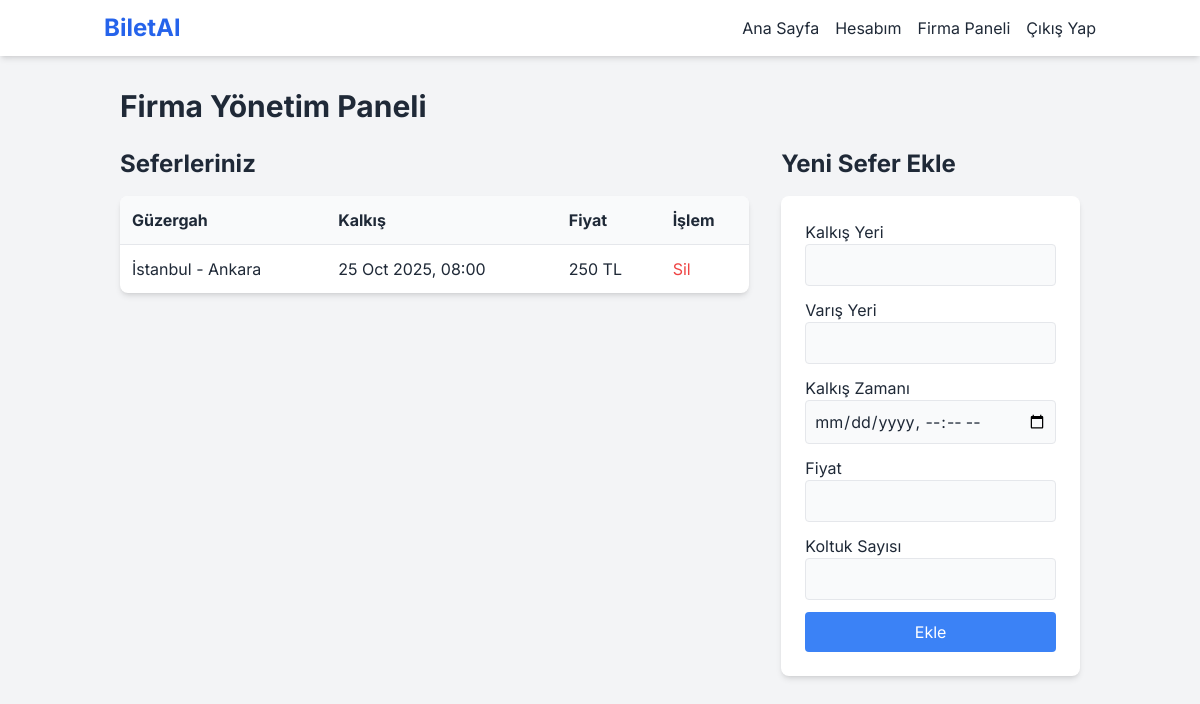
Before: /firmaadmin/index.php (signed in) with the older database file.
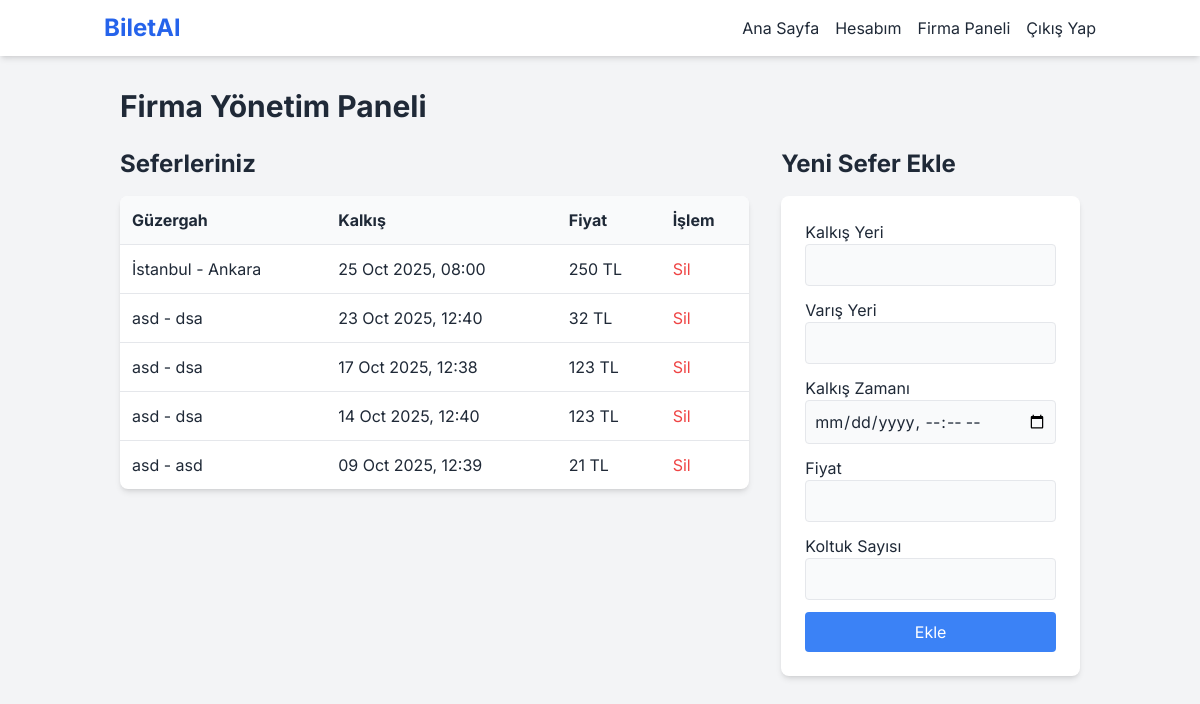
After: the same page with the newer database file.
### tables this page shows
CREATE TABLE trips (
                id INTEGER PRIMARY KEY AUTOINCREMENT, company_id INTEGER NOT NULL, departure_location TEXT NOT NULL,
                arrival_location TEXT NOT NULL, departure_time TEXT NOT NULL, price REAL NOT NULL,
                seat_count INTEGER NOT NULL, FOREIGN KEY (company_id) REFERENCES companies(id)
            );

### helpers.php (called while the page is built, shortened)
<?php
function is_logged_in() {
    return isset($_SESSION['user_id']);
}

### firmaadmin/index.php (the view, shortened to what this page needs)
<?php
require_once '../config.php';
require_once '../helpers.php';
$company_id = $_SESSION['company_id'];
$stmt = $pdo->prepare("SELECT * FROM trips WHERE company_id = ? ORDER BY departure_time DESC");
$stmt->execute([$company_id]);
$trips = $stmt->fetchAll();
include '../header.php';
?>
<h1 class="text-3xl font-bold mb-6">Firma Yönetim Paneli</h1>
 <div class="grid grid-cols-1 md:grid-cols-3 gap-8">
    <div class="md:col-span-2">
        <h2 class="text-2xl font-bold mb-4">Seferleriniz</h2>
         <div class="bg-white rounded-lg shadow-md overflow-x-auto">
            <table class="w-full text-left">
                <thead class="bg-gray-50">
                    <tr>
                        <th class="p-3">Güzergah</th>
                        <th class="p-3">Kalkış</th>
                        <th class="p-3">Fiyat</th>
                        <th class="p-3">İşlem</th>
                    </tr>
                </thead>
                <tbody>
                <?php if (empty($trips)): ?>
                    <tr><td colspan="4" class="p-3 text-center">Henüz seferiniz bulunmuyor.</td></tr>
                <?php else: ?>
                    <?php foreach($trips as $trip): ?>
                    <tr class="border-t">
                        <td class="p-3"><?php echo htmlspecialchars($trip['departure_location']); ?> - <?php echo htmlspecialchars($trip['arrival_location']); ?></td>
                        <td class="p-3"><?php echo date('d M Y, H:i', strtotime($trip['departure_time'])); ?></td>
                        <td class="p-3"><?php echo $trip['price']; ?> TL</td>
                        <td class="p-3">
                            <form action="../actions.php?action=delete_trip" method="POST" onsubmit="return confirm('Bu seferi silmek istediğinize emin misiniz?');">
                                <button type="submit" class="text-red-500 hover:underline">Sil</button>
                            </form>
                        </td>
                    </tr>
                    <?php endforeach; ?>
                <?php endif; ?>
                </tbody>
            </table>
         </div>
    </div>
    <div>
         <h2 class="text-2xl font-bold mb-4">Yeni Sefer Ekle</h2>
         <div class="bg-white rounded-lg shadow-md p-6">
            <form action="../actions.php?action=add_trip" method="POST">
                <div class="mb-3"><label class="block">Kalkış Yeri</label><input type="text" name="departure_location" required class="w-full p-2 border rounded bg-gray-50"></div>
                <div class="mb-3"><label class="block">Varış Yeri</label><input type="text" name="arrival_location" required class="w-full p-2 border rounded bg-gray-50"></div>
                <div class="mb-3"><label class="block">Kalkış Zamanı</label><input type="datetime-local" name="departure_time" required class="w-full p-2 border rounded bg-gray-50"></div>
                <div class="mb-3"><label class="block">Fiyat</label><input type="number" step="0.01" name="price" required class="w-full p-2 border rounded bg-gray-50"></div>
                <div class="mb-3"><label class="block">Koltuk Sayısı</label><input type="number" name="seat_count" required class="w-full p-2 border rounded bg-gray-50"></div>
                <button type="submit" class="w-full bg-blue-500 text-white p-2 rounded hover:bg-blue-600">Ekle</button>
            </form>
         </div>
    </div>
 </div>
<?php
include '../footer.php';
?>

### header.php (shortened to what this page needs)
<?php
require_once 'helpers.php';
?>
<!DOCTYPE html>
<html lang="tr">
<head>
    <script src="https://cdn.tailwindcss.com"></script>
</head>
<body class="bg-gray-100 text-gray-800">
    <nav class="bg-white shadow-md">
        <div class="container mx-auto px-4 py-3 flex justify-between items-center">
            <a href="index.php" class="text-2xl font-bold text-blue-600">BiletAl</a>
            <div class="flex items-center space-x-4">
                <a href="index.php" class="hover:text-blue-500">Ana Sayfa</a>
                <?php if (is_logged_in()): ?>
                    <a href="hesabim.php" class="hover:text-blue-500">Hesabım</a>
                    <?php if ($_SESSION['role'] === 'Admin'): ?>
                        <a href="admin/" class="hover:text-blue-500">Admin Paneli</a>
                    <?php elseif ($_SESSION['role'] === 'Firma Admin'): ?>
                        <a href="firmaadmin/" class="hover:text-blue-500">Firma Paneli</a>
                    <?php endif; ?>
                    <a href="logout.php" class="hover:text-blue-500">Çıkış Yap</a>
                <?php else: ?>
                    <a href="login.php" class="hover:text-blue-500">Giriş Yap</a>
                    <a href="register.php" class="bg-blue-500 text-white px-3 py-1 rounded hover:bg-blue-600">Kayıt Ol</a>
                <?php endif; ?>
            </div>
        </div>
    </nav>
    <main class="container mx-auto p-4 md:p-8">

### footer.php
    </main>
</body>
</html>

### header.php (style rules this page uses)
body { font-family: 'Inter', sans-serif; }

Changed rows visible on the page:
added trips: departure_location "asd", arrival_location "dsa", departure_time "23 Oct 2025, 12:40", price "32"
added trips: departure_location "asd", arrival_location "dsa", departure_time "17 Oct 2025, 12:38", price "123"
added trips: departure_location "asd", arrival_location "dsa", departure_time "14 Oct 2025, 12:40", price "123"
added trips: departure_location "asd", arrival_location "asd", departure_time "09 Oct 2025, 12:39", price "21"
